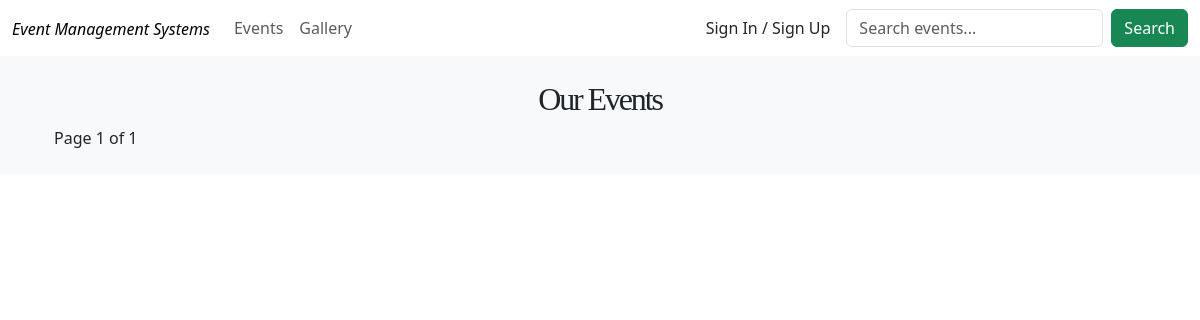
The page /upcoming/ on the database as committed earlier.
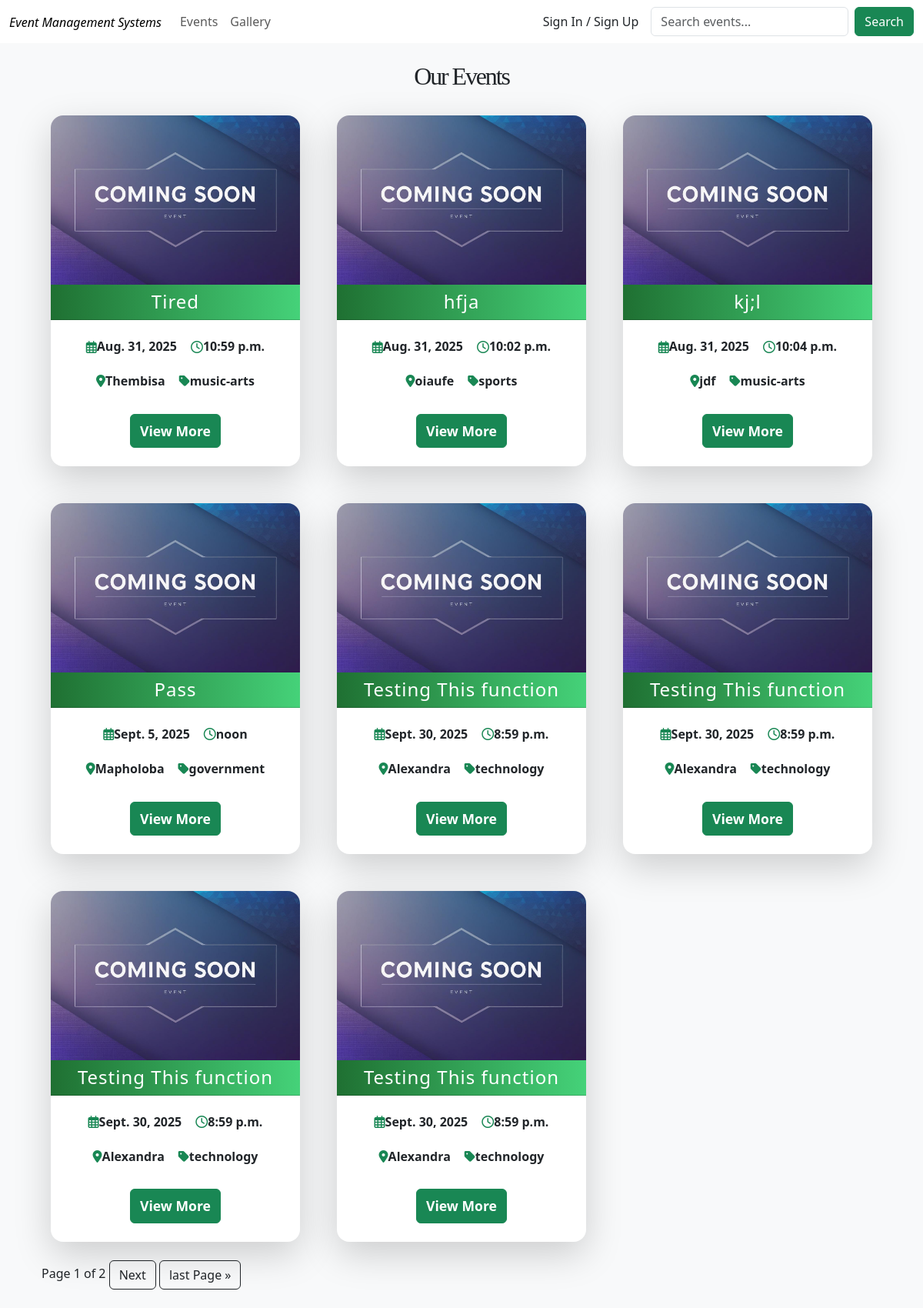
The same page on the database as committed later.
### event_app/models.py (models this page shows, shortened)
class Event(models.Model):
    MUSIC_ARTS = 'music-arts'
    BUSINESS = 'business'
    SPORTS = 'sports'
    TECHNOLOGY = 'technology'
    FOOD_DRINK = 'food-drink'
    HEALTH_WELLNESS = 'health-wellness'
    EDUCATION = 'education'
    COMMUNITY = 'community'
    CHARITY = 'charity'
    GOVERNMENT = 'government'
    TOURISM = 'tourism'
    CATEGORY_CHOICES = [
        (MUSIC_ARTS, 'Music & Arts'),
        (BUSINESS, 'Business & Professional'),
        (SPORTS, 'Sports & Fitness'),
        (TECHNOLOGY, 'Technology'),
        (FOOD_DRINK, 'Food & Drink'),
        (HEALTH_WELLNESS, 'Health & Wellness'),
        (EDUCATION, 'Education & Learning'),
        (COMMUNITY, 'Community & Culture'),
        (CHARITY, 'Charity & Fundraising'),
        (GOVERNMENT, 'Government & Politics'),
        (TOURISM, 'Tourism & Hospitality'),
    ]
    DRAFT = 'draft'
    PUBLISHED = 'published'
    CANCELLED = 'cancelled'
    PENDING = 'pending'
    REJECTED = 'rejected'
    STATUS_CHOICES = [
        (DRAFT, 'Draft'),
        (PUBLISHED, 'Published'),
        (CANCELLED, 'Cancelled'),
        (PENDING, 'Pending'),
    ]
    title = models.CharField(max_length=200)
    description = models.TextField()
    category = models.CharField(max_length=80, choices=CATEGORY_CHOICES)
    status = models.CharField(max_length=20, choices=STATUS_CHOICES, default=DRAFT)
    organizer = models.ForeignKey(User, on_delete=models.CASCADE, related_name='organized_events')
    is_approved = models.BooleanField(default=False)
    attendees = models.ManyToManyField(
        Attendee,
        through='EventRegistration',
        related_name='events',
        blank=True
    )
    start_date = models.DateField()
    end_date = models.DateField()
    start_time = models.TimeField()
    end_time = models.TimeField()
    venue = models.CharField(max_length=200)
    city = models.CharField(max_length=100)
    is_online = models.BooleanField(default=False)
    online_link = models.URLField(blank=True, null=True)
    image = models.ImageField(upload_to='event_images/', blank=True, null=True)
    tags = models.TextField(help_text='Comma-separated tags', blank=True)
    max_attendees = models.PositiveIntegerField(blank=True, null=True)
    registration_deadline = models.DateTimeField(blank=True, null=True)
    views_count = models.PositiveIntegerField(default=0, editable=False)
    created_at = models.DateTimeField(auto_now_add=True)
    updated_at = models.DateTimeField(auto_now=True)
    class Meta:
        ordering = ['-created_at']

### event_app/event_views.py (the view)
# urls.py: path('upcoming/', event_views.upcoming_events_view, name='upcoming_events'),
def upcoming_events_view(request):
    events = Event.objects.filter(start_date__gte=now(),status=Event.PUBLISHED).order_by('start_date')
    paginator = Paginator(events, 8)  # Show 5 events per page
    page_number = request.GET.get('page')
    events = paginator.get_page(page_number)
    return render(request, 'upcoming_events.html', {'events': events})

### templates/upcoming_events.html (shortened to what this page needs)
{% extends 'base.html' %}
{% block content %}
{% load static %}
<div class="container p-4">
<h2 class="h2" style="text-align:center">Our Events</h2>
<div class="row">
  {% for event in events %}
  <div class="col-md-4 p-4">
    <div class="card h-100 shadow-lg border-0 rounded-4" style="overflow: hidden; min-height: 430px;">
      {% if event.image %}
        <img src="{{ event.image.url }}" class="card-img-top" style="height: 220px; object-fit: cover;" alt="{{ event.title }}">
      {% else %}
        <img src="{% static 'images/default1.jpg' %}" class="card-img-top" style="height: 220px; object-fit: cover;" alt="Default Event Image">
      {% endif %}
      <div class="card-header text-white text-center" style="background: linear-gradient(90deg, #1f7032 0%, #45d279 100%);">
        <h4 class="mb-0 font-weight-bold" style="letter-spacing: 1px;">{{ event.title }}</h4>
      </div>
      <div class="card-body bg-opacity-10text-dark py-4 text-center">
        <div class="d-flex justify-content-center align-items-center mb-3" style="gap: 18px;">
          <p class="card-text mb-2" style="font-size: 1rem; font-weight: 600; display: flex; align-items: center;">
            <i class="far fa-calendar-alt mr-2 text-success"></i>{{ event.start_date }}
          </p>
          <p class="card-text mb-2" style="font-size: 1rem; font-weight: 600; display: flex; align-items: center;">
            <i class="far fa-clock mr-2 text-success"></i>{{ event.start_time }}
          </p>
        </div>
        <div class="d-flex justify-content-center align-items-center mb-3" style="gap: 18px;">
          <p class="card-text mb-3" style="font-size: 1rem; font-weight: 600; display: flex; align-items: center;">
            <i class="fas fa-map-marker-alt mr-2 text-success"></i>{{ event.city }}
          </p>
          <p class="card-text mb-3" style="font-size: 1rem; font-weight: 600; display: flex; align-items: center;">
            <i class="fas fa-tag mr-2 text-success"></i>{{ event.category }}
          </p>
        </div>
        <a href="{% url 'event_details' event.pk %}" class="btn btn-success btn-block py-2" style="font-size: 1.1rem; font-weight: 600;">View More</a>
      </div>
    </div>
  </div>
  {% endfor %}
</div>
  Page {{events.number }} of {{events.paginator.num_pages}}
  {% if events.has_next %}
  <a class="btn btn-outline-dark" href="?page={{events.next_page_number}}">Next</a>
  <a class="btn btn-outline-dark" href="?page={{events.paginator.num_pages}}"> last Page &raquo;</a>
  {% endif %}
</div>
{% endblock %}

### templates/base.html (shortened to what this page needs)
{% load static %}
<!DOCTYPE html>
<html lang="en">
<head>
    <link href="https://cdn.jsdelivr.net/npm/bootstrap@5.3.7/dist/css/bootstrap.min.css" rel="stylesheet">
    <link rel="stylesheet" href="https://cdn.jsdelivr.net/npm/bootstrap-icons@1.11.3/font/bootstrap-icons.css">
    <link rel="stylesheet" href="https://cdnjs.cloudflare.com/ajax/libs/font-awesome/6.4.0/css/all.min.css">
    <link rel="stylesheet" href="{% static 'css/style.css' %}">
</head>
<body>
    <header>
        {% include 'partials/navbar.html' %}
    </header>
    <main class="bg-light">{% block content%}{% endblock content %}</main>
</body>
</html>

### templates/partials/navbar.html (shortened to what this page needs)
<nav class="navbar navbar-expand-lg" id="navbar">
  <div class="container-fluid">
    <a class="navbar-brand text-center" href="{% url 'home' %}"><span style="font-style: italic; font-size: 16px;">Event Management Systems</span> </a>
    <div class="collapse navbar-collapse" id="navbarSupportedContent">
      <ul class="navbar-nav me-auto mb-2 mb-lg-0">
        <li class="nav-item">
          <a class="nav-link" href="{% url 'upcoming_events' %}">Events</a>
        </li>
        <li class="nav-item">
          <a class="nav-link" href="">Gallery</a>
        </li>
      </ul>
      <div class="ms-auto d-flex gap-3 align-items-center">
        {% if user.is_authenticated%}
        <div class="dropdown text-end">
          <a
            href="#"
            class="d-flex justify-content-center align-items-center gap-1 link-dark text-decoration-none dropdown-toggle"
            id="userDropdown"
            data-bs-toggle="dropdown"
            aria-expanded="false"
          >
            <div class="user-circle">{{ user.username|slice:":1"|upper }}</div>
            <small class="username-text">{{ user.username }}</small>
             <ul class="dropdown-menu text-small" aria-labelledby="userDropdown">
              <li class="nav-item">
          <a class="nav-link" href="">My Events</a>
        </li>
            <li>
              <a class="dropdown-item" href="{% url 'logout' %}">Logout</a>
            </li>
          </ul>
          </a>
        </div>
        {%else%}
         {% if request.session.attendee_name %}
          <div class="dropdown text-end">
          <a
            href="#"
            class="d-flex justify-content-center align-items-center gap-1 link-dark text-decoration-none dropdown-toggle"
            id="userDropdown"
            data-bs-toggle="dropdown"
            aria-expanded="false"
          >
            <div class="user-circle">{{ user.username|slice:":1"|upper }}</div>
            <small class="username-text">{{ request.session.attendee_name }}</small>
             <ul class="dropdown-menu text-small" aria-labelledby="userDropdown">
              <li class="nav-item">
          <a class="nav-link" href="">My Events</a>
        </li>
            <li>
              <a class="dropdown-item" href="{% url 'attendee_logout' %}">Logout</a>
            </li>
          </ul>
          </a>
        </div>
        {% else %}
        <div class="d-flex">
          <a href="{% url 'login' %}" class="nav-link button">Sign In / Sign Up</a>
        </div>
        {% endif %}
        {%endif%}
        <form class="d-flex" role="search" method="get" action="{% url 'search' %}">
  <input class="form-control me-2" name="query" value="{{ request.GET.query }}" type="search" placeholder="Search events..." aria-label="Search" autofocus />
  <button class="btn btn-success" type="submit">Search</button>
</form>
      </div>
    </div>
  </div>
</nav>

Rows that differ between the two databases and show on the page:
added Event: title "Tired", start_date "Aug. 31, 2025", start_time "10:59 p.m.", city "Thembisa", category "music-arts"
added Event: title "hfja", start_date "Aug. 31, 2025", start_time "10:02 p.m.", city "oiaufe", category "sports"
added Event: title "kj;l", start_date "Aug. 31, 2025", start_time "10:04 p.m.", city "jdf", category "music-arts"
added Event: title "Pass", start_date "Sept. 5, 2025", start_time "noon", city "Mapholoba", category "government"
added Event: title "Testing This function", start_date "Sept. 30, 2025", start_time "8:59 p.m.", city "Alexandra", category "technology"
added Event: title "Testing This function", start_date "Sept. 30, 2025", start_time "8:59 p.m.", city "Alexandra", category "technology"
added Event: title "Testing This function", start_date "Sept. 30, 2025", start_time "8:59 p.m.", city "Alexandra", category "technology"
added Event: title "Testing This function", start_date "Sept. 30, 2025", start_time "8:59 p.m.", city "Alexandra", category "technology"
Other text that changed with them:
{{ events.paginator.num_pages }}: "1" → "2"
text now shown: "Next last Page »"
